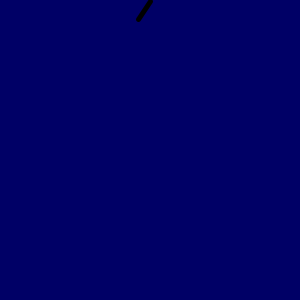
Frame 1 (no input)
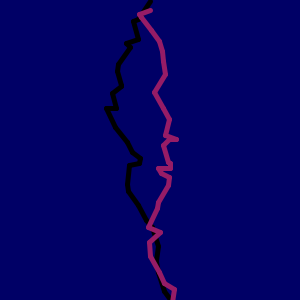
Frame 60 (the mouse pressed at the canvas centre just before this capture)
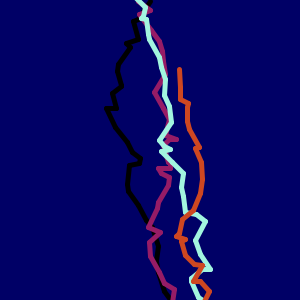
Frame 120 (the mouse held since frame 60 and released just before this capture)

The Processing sketch that drew these frames (run headless with seeded random() and noise(); from frame 60 on, the mouse is pressed at the canvas centre):

// Processing sketch: lightning_samuelson
// ── lightning_samuelson.pde
private int startX=150;
private int startY=1;
private int endX=150;
private int endY=1;
private int down=2;/* 0 for false, 1 for up, 2 for down*/
private int sideways=0;/* 0 for false, 1 for right, 2 for left*/
void setup(){
  size(300,300);
  background(0,0,102);
  strokeWeight(5);
}
void draw(){
  //Lightning going down
  if(down==2&&sideways==0){
    endX=startX+((int)(Math.random()*25)-12);
    endY=startY+((int)(Math.random()*20));
    if(startY>=300){
      stroke((int)(Math.random()*255),(int)(Math.random()*255),(int)(Math.random()*255));
      down=1;
    }else if(startX>=300){
      stroke((int)(Math.random()*255),(int)(Math.random()*255),(int)(Math.random()*255));
      sideways=2;
      down=0;
    }else if(startX<=0){
      stroke((int)(Math.random()*255),(int)(Math.random()*255),(int)(Math.random()*255));
      sideways=1;
      down=0;
    }
  }
    
    
    //Lightning going up
    if(down==1&&sideways==0){
      endX=startX+((int)(Math.random()*25)-12);
      endY=startY-((int)(Math.random()*20));
      if(startY<=0){
        stroke((int)(Math.random()*255),(int)(Math.random()*255),(int)(Math.random()*255));
        down=2;
      }else if(startX>=300){
        stroke((int)(Math.random()*255),(int)(Math.random()*255),(int)(Math.random()*255));
        sideways=2;
        down=0;
      }else if(startX<=0){
        stroke((int)(Math.random()*255),(int)(Math.random()*255),(int)(Math.random()*255));
        sideways=1;
        down=0;
      }
     }
    
    //Lightning going left
    if(down==0&&sideways==2){
      endX=startX-((int)(Math.random()*20));
      endY=startY+((int)(Math.random()*25)-12);
      if(startX<=0){
        stroke((int)(Math.random()*255),(int)(Math.random()*255),(int)(Math.random()*255));
        down=0;
        sideways=1;
      }else if(startY>=300){
        stroke((int)(Math.random()*255),(int)(Math.random()*255),(int)(Math.random()*255));
        sideways=0;
        down=1;
      }else if(startY<=0){
        stroke((int)(Math.random()*255),(int)(Math.random()*255),(int)(Math.random()*255));
        sideways=0;
        down=2;
      }
     }
    
    
    //Lightning going right
    if(down==0&&sideways==1){
    endX=startX+((int)(Math.random()*20));
    endY=startY+((int)(Math.random()*25)-12);
      if(startX>=300){
        stroke((int)(Math.random()*255),(int)(Math.random()*255),(int)(Math.random()*255));
        sideways=2;
      }else if(startY>=300){
        stroke((int)(Math.random()*255),(int)(Math.random()*255),(int)(Math.random()*255));
        sideways=0;
        down=1;
      }else if(startY<=0){
        stroke((int)(Math.random()*255),(int)(Math.random()*255),(int)(Math.random()*255));
        sideways=0;
        down=2;
      }
     }
  line(startX,startY,endX,endY);
  startX=endX;
  startY=endY;
  
}
